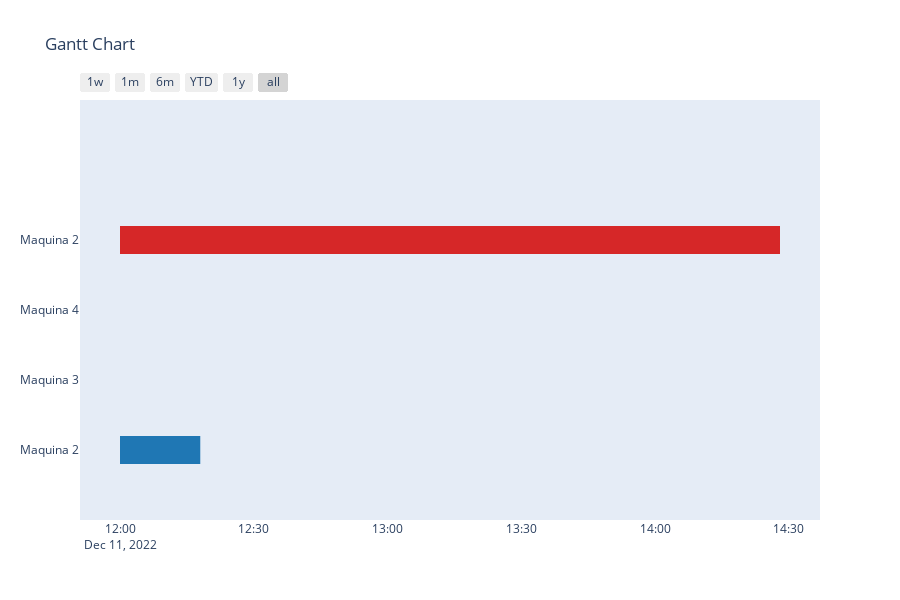

Notebook code cell kept with this figure:
### Code cell
df = [
    dict(Task="Maquina 2", Start='2022-12-11 12:00:00', Finish='2022-12-11 12:18:00', Resource = "Job 1"),
    dict(Task="Maquina 3", Start='2022-12-11 12:00:00', Finish='2022-12-11 12:00:00', Resource = "Job 1"),
    dict(Task="Maquina 4", Start='2022-12-11 12:00:00', Finish='2022-12-11 12:00:00', Resource = "Job 1"),
    dict(Task="Maquina 2", Start='2022-12-11 12:00:00', Finish='2022-12-11 14:28:00', Resource = "Job 1"),
    ]
fig = ff.create_gantt(df)
fig.show()

### Figure 1 — Plotly figure (JSON) as saved in the notebook; plotly's stock layout.template omitted (floating-point values rounded to 4 significant figures)
{"data": [{"fill": "toself", "fillcolor": "rgb(214, 39, 40)", "hoverinfo": "name", "legendgroup": "rgb(214, 39, 40)", "mode": "none", "name": "Maquina 2", "type": "scatter", "x": ["2022-12-11 12:00:00", "2022-12-11 14:28:00", "2022-12-11 14:28:00", "2022-12-11 12:00:00"], "y": [2.8, 2.8, 3.2, 3.2]}, {"fill": "toself", "fillcolor": "rgb(255, 127, 14)", "hoverinfo": "name", "legendgroup": "rgb(255, 127, 14)", "mode": "none", "name": "Maquina 3", "type": "scatter", "x": ["2022-12-11 12:00:00", "2022-12-11 12:00:00", "2022-12-11 12:00:00", "2022-12-11 12:00:00"], "y": [0.8, 0.8, 1.2, 1.2]}, {"fill": "toself", "fillcolor": "rgb(31, 119, 180)", "hoverinfo": "name", "legendgroup": "rgb(31, 119, 180)", "mode": "none", "name": "Maquina 2", "type": "scatter", "x": ["2022-12-11 12:00:00", "2022-12-11 12:18:00", "2022-12-11 12:18:00", "2022-12-11 12:00:00"], "y": [-0.2, -0.2, 0.2, 0.2]}, {"fill": "toself", "fillcolor": "rgb(44, 160, 44)", "hoverinfo": "name", "legendgroup": "rgb(44, 160, 44)", "mode": "none", "name": "Maquina 4", "type": "scatter", "x": ["2022-12-11 12:00:00", "2022-12-11 12:00:00", "2022-12-11 12:00:00", "2022-12-11 12:00:00"], "y": [1.8, 1.8, 2.2, 2.2]}, {"legendgroup": "rgb(214, 39, 40)", "marker": {"color": "rgb(214, 39, 40)", "opacity": 0, "size": 1}, "mode": "markers", "name": "", "showlegend": false, "text": [null, null], "type": "scatter", "x": ["2022-12-11 12:00:00", "2022-12-11 14:28:00"], "y": [3, 3]}, {"legendgroup": "rgb(255, 127, 14)", "marker": {"color": "rgb(255, 127, 14)", "opacity": 0, "size": 1}, "mode": "markers", "name": "", "showlegend": false, "text": [null, null], "type": "scatter", "x": ["2022-12-11 12:00:00", "2022-12-11 12:00:00"], "y": [1, 1]}, {"legendgroup": "rgb(31, 119, 180)", "marker": {"color": "rgb(31, 119, 180)", "opacity": 0, "size": 1}, "mode": "markers", "name": "", "showlegend": false, "text": [null, null], "type": "scatter", "x": ["2022-12-11 12:00:00", "2022-12-11 12:18:00"], "y": [0, 0]}, {"legendgroup": "rgb(44, 160, 44)", "marker": {"color": "rgb(44, 160, 44)", "opacity": 0, "size": 1}, "mode": "markers", "name": "", "showlegend": false, "text": [null, null], "type": "scatter", "x": ["2022-12-11 12:00:00", "2022-12-11 12:00:00"], "y": [2, 2]}], "layout": {"height": 600, "hovermode": "closest", "showlegend": false, "title": {"text": "Gantt Chart"}, "xaxis": {"rangeselector": {"buttons": [{"count": 7, "label": "1w", "step": "day", "stepmode": "backward"}, {"count": 1, "label": "1m", "step": "month", "stepmode": "backward"}, {"count": 6, "label": "6m", "step": "month", "stepmode": "backward"}, {"count": 1, "label": "YTD", "step": "year", "stepmode": "todate"}, {"count": 1, "label": "1y", "step": "year", "stepmode": "backward"}, {"step": "all"}]}, "showgrid": false, "type": "date", "zeroline": false}, "yaxis": {"autorange": false, "range": [-1, 5], "showgrid": false, "ticktext": ["Maquina 2", "Maquina 3", "Maquina 4", "Maquina 2"], "tickvals": [0, 1, 2, 3], "zeroline": false}}}
